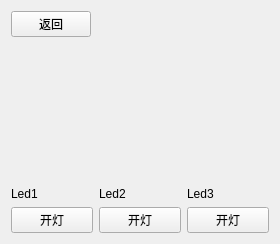
<?xml version="1.0" encoding="UTF-8"?>
<ui version="4.0">
 <class>LedWidget</class>
 <widget class="QWidget" name="LedWidget">
  <property name="geometry">
   <rect>
    <x>0</x>
    <y>0</y>
    <width>280</width>
    <height>244</height>
   </rect>
  </property>
  <property name="windowTitle">
   <string>Form</string>
  </property>
  <layout class="QGridLayout" name="gridLayout_2">
   <item row="0" column="0">
    <layout class="QGridLayout" name="gridLayout">
     <item row="0" column="0">
      <layout class="QHBoxLayout" name="horizontalLayout_2">
       <item>
        <widget class="QPushButton" name="pushButton_return">
         <property name="styleSheet">
          <string notr="true">font: 23pt &quot;Ubuntu&quot;;</string>
         </property>
         <property name="text">
          <string>返回</string>
         </property>
        </widget>
       </item>
       <item>
        <spacer name="horizontalSpacer">
         <property name="orientation">
          <enum>Qt::Horizontal</enum>
         </property>
         <property name="sizeHint" stdset="0">
          <size>
           <width>233</width>
           <height>20</height>
          </size>
         </property>
        </spacer>
       </item>
      </layout>
     </item>
     <item row="1" column="0">
      <spacer name="verticalSpacer">
       <property name="orientation">
        <enum>Qt::Vertical</enum>
       </property>
       <property name="sizeHint" stdset="0">
        <size>
         <width>20</width>
         <height>40</height>
        </size>
       </property>
      </spacer>
     </item>
     <item row="2" column="0">
      <layout class="QHBoxLayout" name="horizontalLayout">
       <item>
        <layout class="QVBoxLayout" name="verticalLayout">
         <item>
          <widget class="QLabel" name="label">
           <property name="styleSheet">
            <string notr="true">font: 25pt &quot;Ubuntu&quot;;</string>
           </property>
           <property name="text">
            <string>Led1</string>
           </property>
          </widget>
         </item>
         <item>
          <widget class="QPushButton" name="pushButton_1">
           <property name="styleSheet">
            <string notr="true">font: 23pt &quot;Ubuntu&quot;;</string>
           </property>
           <property name="text">
            <string>开灯</string>
           </property>
          </widget>
         </item>
        </layout>
       </item>
       <item>
        <layout class="QVBoxLayout" name="verticalLayout_2">
         <item>
          <widget class="QLabel" name="label_2">
           <property name="styleSheet">
            <string notr="true">font: 25pt &quot;Ubuntu&quot;;</string>
           </property>
           <property name="text">
            <string>Led2</string>
           </property>
          </widget>
         </item>
         <item>
          <widget class="QPushButton" name="pushButton_2">
           <property name="styleSheet">
            <string notr="true">font: 23pt &quot;Ubuntu&quot;;</string>
           </property>
           <property name="text">
            <string>开灯</string>
           </property>
          </widget>
         </item>
        </layout>
       </item>
       <item>
        <layout class="QVBoxLayout" name="verticalLayout_3">
         <item>
          <widget class="QLabel" name="label_3">
           <property name="styleSheet">
            <string notr="true">font: 25pt &quot;Ubuntu&quot;;</string>
           </property>
           <property name="text">
            <string>Led3</string>
           </property>
          </widget>
         </item>
         <item>
          <widget class="QPushButton" name="pushButton_3">
           <property name="styleSheet">
            <string notr="true">font: 23pt &quot;Ubuntu&quot;;</string>
           </property>
           <property name="text">
            <string>开灯</string>
           </property>
          </widget>
         </item>
        </layout>
       </item>
      </layout>
     </item>
    </layout>
   </item>
  </layout>
 </widget>
 <resources/>
 <connections/>
</ui>
